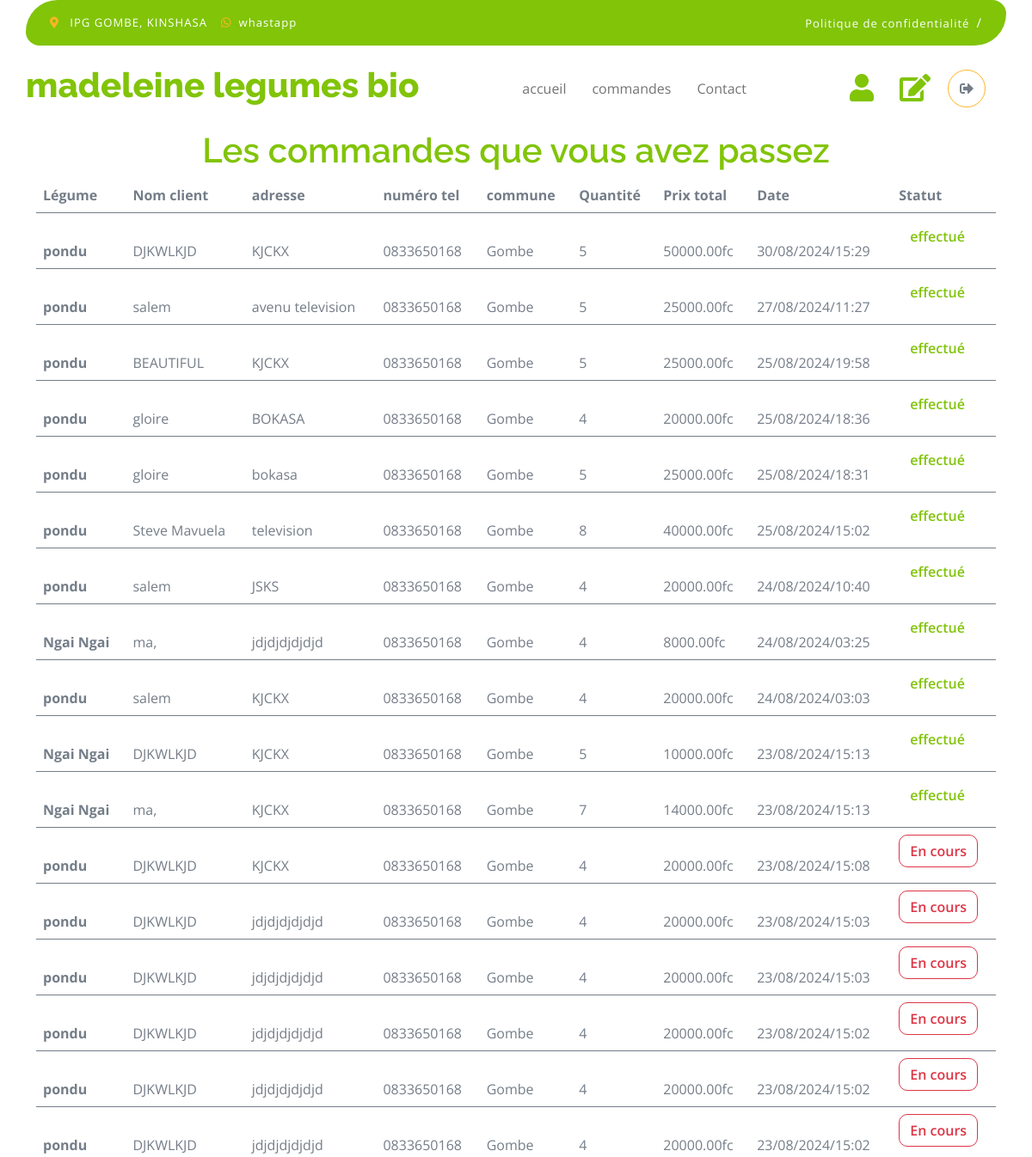
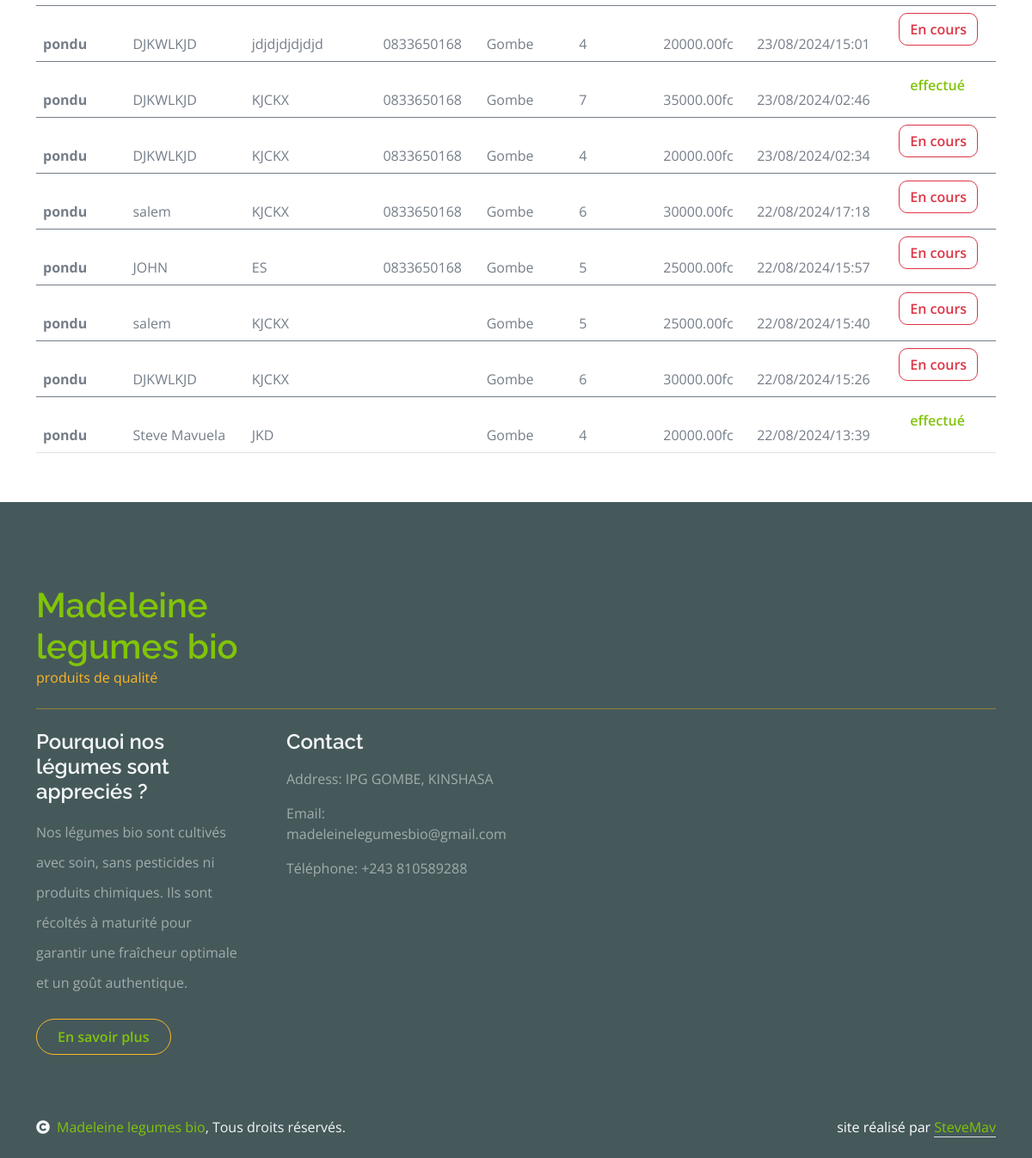
Page /accounts/seeallcommands/ (signed in) on the committed database (2 pictures, top to bottom).
### vegetable_shop/models.py (models this page shows, shortened)
class Command(models.Model):
    user = models.ForeignKey(User, on_delete=models.CASCADE, default=1)
    vegetable = models.ForeignKey('Vegetable', on_delete=models.CASCADE)
    quantity = models.IntegerField()
    amount = models.DecimalField(max_digits=10, decimal_places=2, default=0)
    name_client = models.CharField(max_length=100)
    commune_client = models.CharField(max_length=200, default='Gombe')
    address_client = models.CharField(max_length=200)
    date_command = models.DateTimeField(default=datetime.now)
    statut = models.CharField(max_length=50, default='En cours')

class Vegetable(models.Model):
       name = models.CharField(max_length=100)
       description = models.TextField()
       picture = models.ImageField(upload_to='pictures', blank=True)
       price = models.DecimalField(max_digits=10, decimal_places=2)
       stock = models.IntegerField()
       date_add = models.DateTimeField(auto_now_add=True)
       def __str__(self):
           return self.name

### accounts/models.py (models this page shows, shortened)
class Profile(models.Model):
    user = models.OneToOneField(User, on_delete=models.CASCADE)
    phone_number = models.CharField(max_length=15, blank=True)
    commune =  models.CharField(max_length=100, blank=True)

### accounts/views.py (the view)
# urls.py: path('seeallcommands/', views.seeallcommands, name='seeallcommands'),
@permission_required('vegetable_shop.change_command')
def seeallcommands(request):
    commands = Command.objects.filter(statut='En cours')
    total_commands = commands.count()
    all_commands = Command.objects.all().order_by('-date_command')
    return render(request, 'accounts/seeallcommands.html', {'commands': all_commands, 'total_commands': total_commands})

### accounts/templates/accounts/seeallcommands.html (shortened to what this page needs)
{% load static %}
<!DOCTYPE html>
<html lang="en">
    <head>
        <link rel="stylesheet" href="https://use.fontawesome.com/releases/v5.15.4/css/all.css"/>
        <link href="https://cdn.jsdelivr.net/npm/bootstrap-icons@1.4.1/font/bootstrap-icons.css" rel="stylesheet">
        <link href="{% static 'lib/lightbox/css/lightbox.min.css' %}" rel="stylesheet">
        <link href="{% static 'lib/owlcarousel/assets/owl.carousel.min.css' %}" rel="stylesheet">
        <link href="{% static 'css/bootstrap.min.css' %}" rel="stylesheet">
        <link href="{% static 'css/style.css' %}" rel="stylesheet">
    </head>
    <body>
        <div class="container-fluid fixed-top">
            <div class="container topbar bg-primary d-none d-lg-block">
                <div class="d-flex justify-content-between">
                    <div class="top-info ps-2">
                        <small class="me-3"><i class="fas fa-map-marker-alt me-2 text-secondary"></i> <a href="#" class="text-white">IPG GOMBE, KINSHASA</a></small>
                        <small class="me-3"><i class="fab fa-whatsapp me-2 text-secondary"></i><a href="https://wa.me/243810589288" class="text-white">whastapp</a></small>
                    </div>
                    <div class="top-link pe-2">
                        <a href="#" class="text-white"><small class="text-white mx-2">Politique de confidentialité</small>/</a>
                    </div>
                </div>
            </div>
            <div class="container px-0">
                <nav class="navbar navbar-light bg-white navbar-expand-xl">
                    <a href="/" class="navbar-brand"><h1 class="text-primary display-6">madeleine legumes bio</h1></a>
                    <div class="collapse navbar-collapse bg-white" id="navbarCollapse">
                        <div class="navbar-nav mx-auto">
                            <a href="{% url 'vegetable_shop:index' %}" class="nav-item nav-link">accueil</a>
                            {% if user.is_staff %}
                            <a href="{% url 'accounts:seeallcommands' %}" class="nav-item nav-link">commandes</a>
                            {% else %}
                            <a href="{% url 'vegetable_shop:commands' %}" class="nav-item nav-link">commandes</a>
                            {% endif %}
                            <a href="{% url 'vegetable_shop:contact' %}" class="nav-item nav-link">Contact</a>
                        </div>
                        <div class="d-flex m-3 me-0">
                            {% if user.is_staff %}
                            <a href="{% url 'accounts:add_user_staff' %}" class="my-auto">
                                <i class="fas fa-user fa-2x"></i>
                            </a>
                            {% else %}
                            <a href="{% url 'accounts:seecommands' %}" class="my-auto">
                                <i class="fas fa-user fa-2x"></i>
                            </a>
                            {% endif %}
                            {% if user.is_staff %}
                            <a href="{% url 'accounts:editsite' %}" class="my-auto" style="margin-left: 30px; margin-right: 20px;">
                                <i class="fas fa-edit fa-2x"></i>
                            </a>
                            {% endif %}
                            {% if user.is_authenticated %}
                                {% with icon='fas fa-sign-out-alt' %}
                                    <a href="{% url 'accounts:logout' %}" class="btn-search btn border border-secondary btn-md-square rounded-circle bg-white me-4">
                                        <i class="{{ icon }}"></i>
                                    </a>
                                {% endwith %}
                            {% else %}
                                {% with icon='fas fa-sign-in-alt' %}
                                    <a href="{% url 'accounts:login' %}" class="btn-search btn border border-secondary btn-md-square rounded-circle bg-white me-4">
                                        <i class="{{ icon }}"></i>
                                    </a>
                                {% endwith %}
                            {% endif %}
                        </div>
                    </div>
                </nav>
            </div>
        </div>
        <div class="container py-5 mt-5" id="seecommands" style="position:relative; top: 55px;">
            {% block content %}
            <h1 class="text-primary text-center">Les commandes que vous avez passez</h1>
            <div class="table-responsive">
                <table class="table">
                    <thead>
                      <tr>
                        <th scope="col">Légume</th>
                        <th scope="col">Nom client</th>
                        <th scope="col">adresse</th>
                        <th scope="col">numéro tel</th>
                        <th scope="col">commune</th>
                        <th scope="col">Quantité</th>
                        <th scope="col">Prix total</th>
                        <th scope="col">Date</th>
                        <th scope="col">Statut</th>
                      </tr>
                    </thead>
                    {% for command in commands %}
                    <tbody>
                        <tr>
                            <th scope="row">
                                <p class="mb-0 mt-4">{{command.vegetable}}</p>
                            </th>
                            <td>
                                <p class="mb-0 mt-4">{{ command.name_client }}</p>
                            </td>
                            <td>
                                <p class="mb-0 mt-4">{{command.address_client}}</p>
                            </td>
                            <td>
                                <p class="mb-0 mt-4">{{command.user.profile.phone_number}}</p>
                            </td>
                            <td>
                                <p class="mb-0 mt-4">{{command.commune_client}}</p>
                            </td>
                            <td>
                               <p class="mb-0 mt-4">{{command.quantity}}</p>
                            </td>
                            <td>
                                <p class="mb-0 mt-4"> {{command.amount}}fc </p>
                            </td>
                            <td>
                                <p class="mb-0 mt-4"> {{ command.date_command|date:"d/m/Y/H:i" }} </p>
                            </td>
                            {% if command.statut == 'effectué' %}
                            {% with color_statut='btn-link' %}
                                <td>
                                    <a href="{% url 'accounts:update_status' command.id %}" class="btn {{ color_statut }} statut" data-id="{{ command.id }}"> {{ command.statut }} </a>
                                </td>
                            {% endwith %}
                        {% else %}
                            {% with color_statut='btn-outline-danger' %}
                                <td>
                                    <a href="{% url 'accounts:update_status' command.id %}" class="btn {{ color_statut }} statut" data-id="{{ command.id }}"> {{ command.statut }} </a>
                                </td>
                            {% endwith %}
                        {% endif %}
                        </tr>
                    </tbody>
                    {% empty %}
                    <h3 class="text-center">Aucune commande n'a encore été passée</h3>
                    {% endfor %}
                </table>
            </div>
            {% endblock %}
        </div>
            <div class="container-fluid bg-dark text-white-50 footer pt-5 mt-5">
            <div class="container py-5">
                <div class="pb-4 mb-4" style="border-bottom: 1px solid rgba(226, 175, 24, 0.5) ;">
                    <div class="row g-4">
                        <div class="col-lg-3">
                            <a href="#">
                                <h1 class="text-primary mb-0">Madeleine legumes bio</h1>
                                <p class="text-secondary mb-0">produits de qualité</p>
                            </a>
                        </div>
                    </div>
                </div>
                <div class="row g-5">
                    <div class="col-lg-3 col-md-6">
                        <div class="footer-item">
                            <h4 class="text-light mb-3">Pourquoi nos légumes sont appreciés ?</h4>
                            <p class="mb-4">Nos légumes bio sont cultivés avec soin, sans pesticides ni produits chimiques. Ils sont récoltés à maturité pour garantir une fraîcheur optimale et un goût authentique.</p>
                            <a href="/commande" class="btn border-secondary py-2 px-4 rounded-pill text-primary">En savoir plus</a>
                        </div>
                    </div>
                    <div class="col-lg-3 col-md-6">
                        <div class="footer-item">
                            <h4 class="text-light mb-3">Contact</h4>
                            <p>Address: IPG GOMBE, KINSHASA</p>
                            <p>Email: madeleinelegumesbio@gmail.com</p>
                            <p>Téléphone: +243 810589288</p>
                        </div>
                    </div>
                </div>
            </div>
        </div>
        <div class="container-fluid copyright bg-dark py-4">
            <div class="container">
                <div class="row">
                    <div class="col-md-6 text-center text-md-start mb-3 mb-md-0">
                        <span class="text-light"><a href="#"><i class="fas fa-copyright text-light me-2"></i>Madeleine legumes bio</a>, Tous droits réservés.</span>
                    </div>
                    <div class="col-md-6 my-auto text-center text-md-end text-white">
                        site réalisé par <a class="border-bottom" href="https://stevemav.github.io/portfolio/">SteveMav</a>
                    </div>
                </div>
            </div>
        </div>
</body>
</html>

### vegetable_shop/static/css/style.css (style rules this page uses)
.btn { font-weight: 600; transition: .5s; }
.btn-md-square { width: 44px; height: 44px; }
.btn-square, .btn-sm-square, .btn-md-square, .btn-lg-square { padding: 0; display: flex; align-items: center; justify-content: center; font-weight: normal; }
.btn.border-secondary { transition: 0.5s; }
.fixed-top { transition: 0.5s; background: var(--bs-white); border: 0; }
.topbar { padding: 20px; border-radius: 230px 100px; }
.topbar .top-info { font-size: 15px; line-height: 0; letter-spacing: 1px; display: flex; align-items: center; }
.topbar .top-link { font-size: 15px; line-height: 0; letter-spacing: 1px; display: flex; align-items: center; }
.topbar .top-link a { letter-spacing: 1px; }
.navbar .navbar-nav .nav-link { padding: 10px 15px; font-size: 16px; transition: .5s; }
.navbar { height: 100px; border-bottom: 1px solid rgba(255, 255, 255, .1); }
.footer .footer-item p.mb-4 { line-height: 35px; }

### rows in the picture
Command: vegetable "pondu", name_client "DJKWLKJD", address_client "KJCKX", user.profile.phone_number "0833650168", commune_client "Gombe", quantity "5", amount "50000.00", date_command "30/08/2024/15:29", statut "effectué"
Command: vegetable "pondu", name_client "salem", address_client "avenu television", user.profile.phone_number "0833650168", commune_client "Gombe", quantity "5", amount "25000.00", date_command "27/08/2024/11:27", statut "effectué"
Command: vegetable "pondu", name_client "BEAUTIFUL", address_client "KJCKX", user.profile.phone_number "0833650168", commune_client "Gombe", quantity "5", amount "25000.00", date_command "25/08/2024/19:58", statut "effectué"
Command: vegetable "pondu", name_client "gloire", address_client "BOKASA", user.profile.phone_number "0833650168", commune_client "Gombe", quantity "4", amount "20000.00", date_command "25/08/2024/18:36", statut "effectué"
Command: vegetable "pondu", name_client "gloire", address_client "bokasa", user.profile.phone_number "0833650168", commune_client "Gombe", quantity "5", amount "25000.00", date_command "25/08/2024/18:31", statut "effectué"
Command: vegetable "pondu", name_client "Steve Mavuela", address_client "television", user.profile.phone_number "0833650168", commune_client "Gombe", quantity "8", amount "40000.00", date_command "25/08/2024/15:02", statut "effectué"
Command: vegetable "pondu", name_client "salem", address_client "JSKS", user.profile.phone_number "0833650168", commune_client "Gombe", quantity "4", amount "20000.00", date_command "24/08/2024/10:40", statut "effectué"
Command: vegetable "Ngai Ngai", name_client "ma,", address_client "jdjdjdjdjdjd", user.profile.phone_number "0833650168", commune_client "Gombe", quantity "4", amount "8000.00", date_command "24/08/2024/03:25", statut "effectué"
Command: vegetable "pondu", name_client "salem", address_client "KJCKX", user.profile.phone_number "0833650168", commune_client "Gombe", quantity "4", amount "20000.00", date_command "24/08/2024/03:03", statut "effectué"
Command: vegetable "Ngai Ngai", name_client "DJKWLKJD", address_client "KJCKX", user.profile.phone_number "0833650168", commune_client "Gombe", quantity "5", amount "10000.00", date_command "23/08/2024/15:13", statut "effectué"
Command: vegetable "Ngai Ngai", name_client "ma,", address_client "KJCKX", user.profile.phone_number "0833650168", commune_client "Gombe", quantity "7", amount "14000.00", date_command "23/08/2024/15:13", statut "effectué"
Command: vegetable "pondu", name_client "DJKWLKJD", address_client "KJCKX", user.profile.phone_number "0833650168", commune_client "Gombe", quantity "4", amount "20000.00", date_command "23/08/2024/15:08", statut "En cours"
Command: vegetable "pondu", name_client "DJKWLKJD", address_client "jdjdjdjdjdjd", user.profile.phone_number "0833650168", commune_client "Gombe", quantity "4", amount "20000.00", date_command "23/08/2024/15:03", statut "En cours"
Command: vegetable "pondu", name_client "DJKWLKJD", address_client "jdjdjdjdjdjd", user.profile.phone_number "0833650168", commune_client "Gombe", quantity "4", amount "20000.00", date_command "23/08/2024/15:03", statut "En cours"
Command: vegetable "pondu", name_client "DJKWLKJD", address_client "jdjdjdjdjdjd", user.profile.phone_number "0833650168", commune_client "Gombe", quantity "4", amount "20000.00", date_command "23/08/2024/15:02", statut "En cours"
Command: vegetable "pondu", name_client "DJKWLKJD", address_client "jdjdjdjdjdjd", user.profile.phone_number "0833650168", commune_client "Gombe", quantity "4", amount "20000.00", date_command "23/08/2024/15:02", statut "En cours"
Command: vegetable "pondu", name_client "DJKWLKJD", address_client "jdjdjdjdjdjd", user.profile.phone_number "0833650168", commune_client "Gombe", quantity "4", amount "20000.00", date_command "23/08/2024/15:02", statut "En cours"
Command: vegetable "pondu", name_client "DJKWLKJD", address_client "jdjdjdjdjdjd", user.profile.phone_number "0833650168", commune_client "Gombe", quantity "4", amount "20000.00", date_command "23/08/2024/15:01", statut "En cours"
Command: vegetable "pondu", name_client "DJKWLKJD", address_client "KJCKX", user.profile.phone_number "0833650168", commune_client "Gombe", quantity "7", amount "35000.00", date_command "23/08/2024/02:46", statut "effectué"
Command: vegetable "pondu", name_client "DJKWLKJD", address_client "KJCKX", user.profile.phone_number "0833650168", commune_client "Gombe", quantity "4", amount "20000.00", date_command "23/08/2024/02:34", statut "En cours"
Command: vegetable "pondu", name_client "salem", address_client "KJCKX", user.profile.phone_number "0833650168", commune_client "Gombe", quantity "6", amount "30000.00", date_command "22/08/2024/17:18", statut "En cours"
Command: vegetable "pondu", name_client "JOHN", address_client "ES", user.profile.phone_number "0833650168", commune_client "Gombe", quantity "5", amount "25000.00", date_command "22/08/2024/15:57", statut "En cours"
Command: vegetable "pondu", name_client "salem", address_client "KJCKX", commune_client "Gombe", quantity "5", amount "25000.00", date_command "22/08/2024/15:40", statut "En cours"
Command: vegetable "pondu", name_client "DJKWLKJD", address_client "KJCKX", commune_client "Gombe", quantity "6", amount "30000.00", date_command "22/08/2024/15:26", statut "En cours"
Command: vegetable "pondu", name_client "Steve Mavuela", address_client "JKD", commune_client "Gombe", quantity "4", amount "20000.00", date_command "22/08/2024/13:39", statut "effectué"
